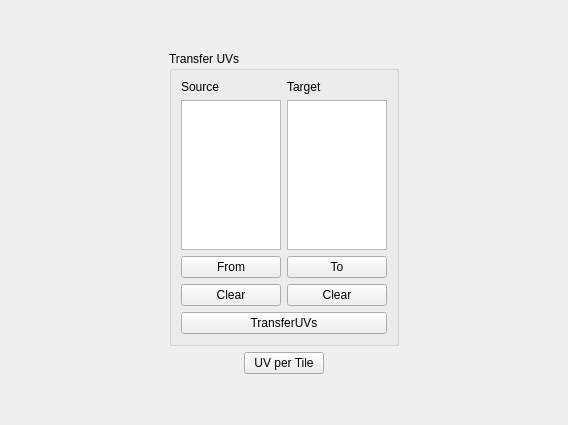
            <widget class="QWidget" name="tab_3">
             <attribute name="title">
              <string>UVs</string>
             </attribute>
             <layout class="QGridLayout" name="gridLayout_22">
              <item row="0" column="0">
               <layout class="QGridLayout" name="gridLayout_17">
                <item row="2" column="2">
                 <widget class="QPushButton" name="pushButton_13">
                  <property name="text">
                   <string>UV per Tile</string>
                  </property>
                 </widget>
                </item>
                <item row="2" column="4">
                 <spacer name="horizontalSpacer">
                  <property name="orientation">
                   <enum>Qt::Horizontal</enum>
                  </property>
                  <property name="sizeHint" stdset="0">
                   <size>
                    <width>158</width>
                    <height>17</height>
                   </size>
                  </property>
                 </spacer>
                </item>
                <item row="2" column="0">
                 <spacer name="horizontalSpacer_3">
                  <property name="orientation">
                   <enum>Qt::Horizontal</enum>
                  </property>
                  <property name="sizeHint" stdset="0">
                   <size>
                    <width>158</width>
                    <height>17</height>
                   </size>
                  </property>
                 </spacer>
                </item>
                <item row="0" column="2">
                 <spacer name="verticalSpacer">
                  <property name="orientation">
                   <enum>Qt::Vertical</enum>
                  </property>
                  <property name="sizeHint" stdset="0">
                   <size>
                    <width>20</width>
                    <height>40</height>
                   </size>
                  </property>
                 </spacer>
                </item>
                <item row="2" column="3">
                 <spacer name="horizontalSpacer_7">
                  <property name="orientation">
                   <enum>Qt::Horizontal</enum>
                  </property>
                  <property name="sizeHint" stdset="0">
                   <size>
                    <width>40</width>
                    <height>20</height>
                   </size>
                  </property>
                 </spacer>
                </item>
                <item row="2" column="1">
                 <spacer name="horizontalSpacer_2">
                  <property name="orientation">
                   <enum>Qt::Horizontal</enum>
                  </property>
                  <property name="sizeHint" stdset="0">
                   <size>
                    <width>40</width>
                    <height>20</height>
                   </size>
                  </property>
                 </spacer>
                </item>
                <item row="1" column="1" colspan="3">
                 <widget class="QGroupBox" name="groupBox_8">
                  <property name="title">
                   <string>Transfer UVs</string>
                  </property>
                  <layout class="QGridLayout" name="gridLayout_8">
                   <item row="5" column="0" colspan="2">
                    <widget class="QPushButton" name="btn_transferUVs">
                     <property name="text">
                      <string>TransferUVs</string>
                     </property>
                    </widget>
                   </item>
                   <item row="4" column="1">
                    <widget class="QPushButton" name="btn_clear_3">
                     <property name="text">
                      <string>Clear</string>
                     </property>
                    </widget>
                   </item>
                   <item row="2" column="0">
                    <widget class="QListWidget" name="lst_from_2">
                     <property name="sizePolicy">
                      <sizepolicy hsizetype="Minimum" vsizetype="Minimum">
                       <horstretch>0</horstretch>
                       <verstretch>0</verstretch>
                      </sizepolicy>
                     </property>
                     <property name="minimumSize">
                      <size>
                       <width>0</width>
                       <height>150</height>
                      </size>
                     </property>
                     <property name="maximumSize">
                      <size>
                       <width>100</width>
                       <height>150</height>
                      </size>
                     </property>
                     <property name="selectionMode">
                      <enum>QAbstractItemView::ExtendedSelection</enum>
                     </property>
                     <property name="sortingEnabled">
                      <bool>false</bool>
                     </property>
                    </widget>
                   </item>
                   <item row="2" column="1">
                    <widget class="QListWidget" name="lst_to_2">
                     <property name="sizePolicy">
                      <sizepolicy hsizetype="Minimum" vsizetype="Minimum">
                       <horstretch>0</horstretch>
                       <verstretch>0</verstretch>
                      </sizepolicy>
                     </property>
                     <property name="minimumSize">
                      <size>
                       <width>0</width>
                       <height>150</height>
                      </size>
                     </property>
                     <property name="maximumSize">
                      <size>
                       <width>100</width>
                       <height>150</height>
                      </size>
                     </property>
                     <property name="selectionMode">
                      <enum>QAbstractItemView::ExtendedSelection</enum>
                     </property>
                     <property name="sortingEnabled">
                      <bool>false</bool>
                     </property>
                    </widget>
                   </item>
                   <item row="4" column="0">
                    <widget class="QPushButton" name="btn_clear_4">
                     <property name="text">
                      <string>Clear</string>
                     </property>
                    </widget>
                   </item>
                   <item row="3" column="1">
                    <widget class="QPushButton" name="btn_to_2">
                     <property name="text">
                      <string>To</string>
                     </property>
                    </widget>
                   </item>
                   <item row="1" column="0">
                    <widget class="QLabel" name="label_3">
                     <property name="text">
                      <string>Source</string>
                     </property>
                    </widget>
                   </item>
                   <item row="3" column="0">
                    <widget class="QPushButton" name="btn_from_2">
                     <property name="text">
                      <string>From</string>
                     </property>
                    </widget>
                   </item>
                   <item row="1" column="1">
                    <widget class="QLabel" name="label_4">
                     <property name="text">
                      <string>Target</string>
                     </property>
                    </widget>
                   </item>
                  </layout>
                 </widget>
                </item>
               </layout>
              </item>
              <item row="1" column="0">
               <spacer name="verticalSpacer_2">
                <property name="orientation">
                 <enum>Qt::Vertical</enum>
                </property>
                <property name="sizeHint" stdset="0">
                 <size>
                  <width>20</width>
                  <height>40</height>
                 </size>
                </property>
               </spacer>
              </item>
             </layout>
            </widget>
